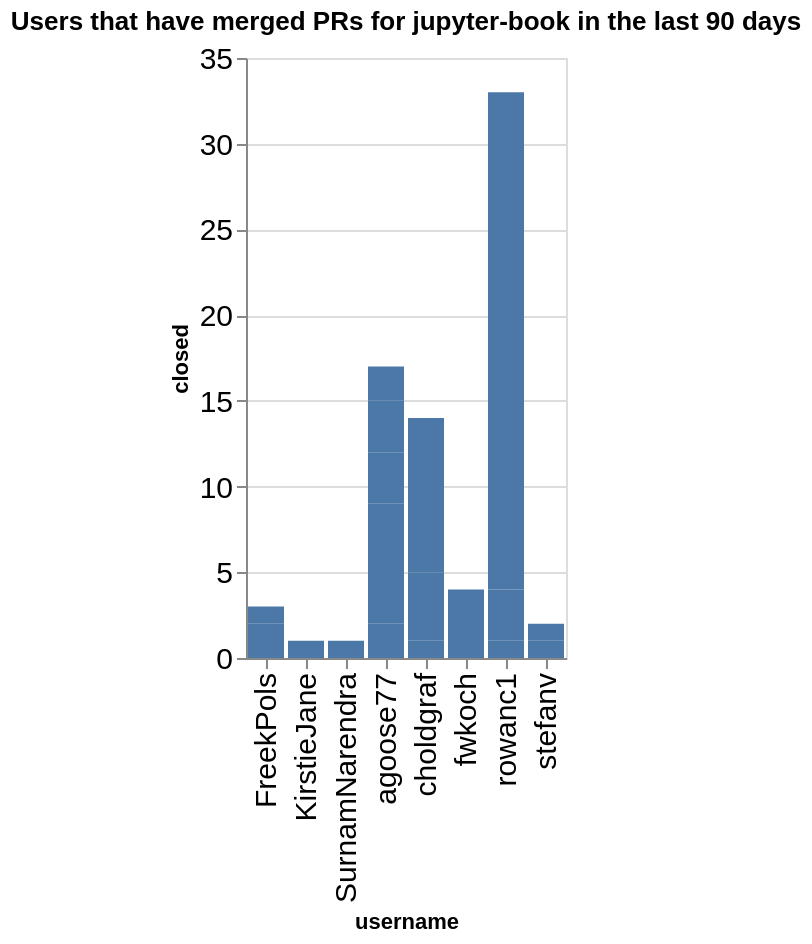

Write notebook code for a chart like this one.
### Code cell
charts = []
title = f"Users that have merged PRs for {github_org} in the last {n_days} days"
ch = alt.Chart(data=closed_by_repo.replace(np.nan, 0), title=title).mark_bar().encode(
    x='username',
    y='closed',
)
ch

### Figure 1 — Vega-Lite specification as saved in the notebook (floating-point values rounded to 4 significant figures)
{"config": {"axisLeft": {"labelFontSize": 15}, "axisBottom": {"labelFontSize": 15}}, "data": {"name": "data-d962ab02ce0994e0e24e1d7eee594ac5"}, "mark": {"type": "bar"}, "encoding": {"x": {"field": "username", "type": "nominal"}, "y": {"field": "closed", "type": "quantitative"}}, "title": "Users that have merged PRs for jupyter-book in the last 90 days", "$schema": "https://vega.github.io/schema/vega-lite/v5.20.1.json", "datasets": {"data-d962ab02ce0994e0e24e1d7eee594ac5": [{"name": "blog", "username": "agoose77", "closed": 2}, {"name": "blog", "username": "choldgraf", "closed": 1}, {"name": "jupyter-book", "username": "KirstieJane", "closed": 1}, {"name": "jupyter-book", "username": "SurnamNarendra", "closed": 1}, {"name": "jupyter-book", "username": "agoose77", "closed": 7}, {"name": "jupyter-book", "username": "choldgraf", "closed": 4}, {"name": "jupyter-book", "username": "rowanc1", "closed": 1}, {"name": "jupyterlab-myst", "username": "agoose77", "closed": 3}, {"name": "myst-plugins", "username": "FreekPols", "closed": 2}, {"name": "myst-theme", "username": "agoose77", "closed": 3}, {"name": "myst-theme", "username": "rowanc1", "closed": 3}, {"name": "myst-theme", "username": "stefanv", "closed": 1}, {"name": "mystmd", "username": "FreekPols", "closed": 1}, {"name": "mystmd", "username": "agoose77", "closed": 2}, {"name": "mystmd", "username": "choldgraf", "closed": 9}, {"name": "mystmd", "username": "fwkoch", "closed": 4}, {"name": "mystmd", "username": "rowanc1", "closed": 29}, {"name": "mystmd", "username": "stefanv", "closed": 1}]}}
